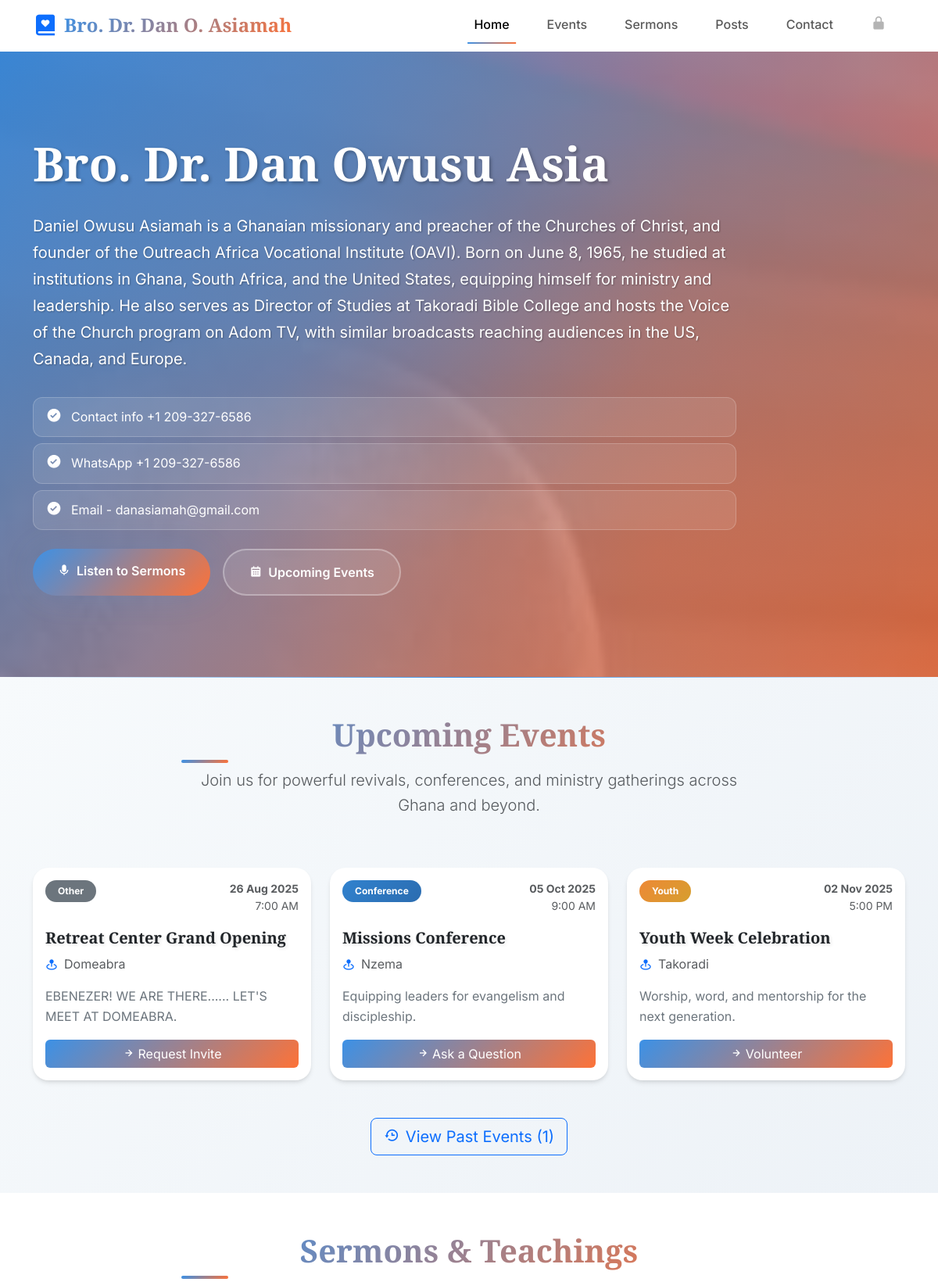
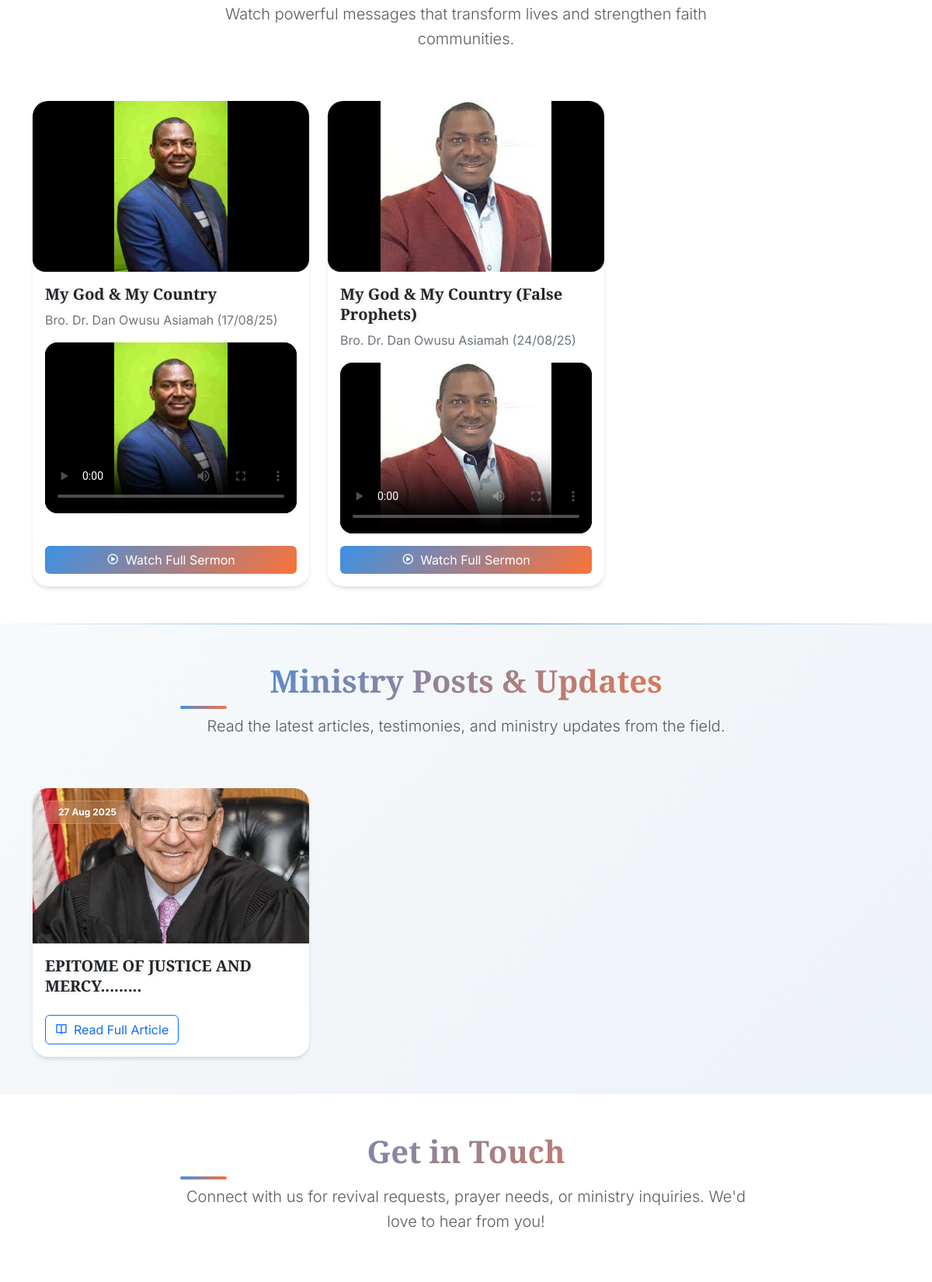
The page / (upper part) on the database its author committed (2 pictures, top to bottom).
### tables this page shows
CREATE TABLE `home_content` (
  `id` int(11) NOT NULL,
  `title` text NOT NULL,
  `description` text NOT NULL,
  `image_path` varchar(255) NOT NULL,
  `bullet_points` longtext NOT NULL CHECK (json_valid(`bullet_points`)),
  `button1_text` varchar(50) NOT NULL,
  `button1_link` varchar(255) NOT NULL,
  `button2_text` varchar(50) NOT NULL,
  `button2_link` varchar(255) NOT NULL,
  `updated_at` timestamp NOT NULL DEFAULT current_timestamp() ON UPDATE current_timestamp()
);

CREATE TABLE `events` (
  `id` int(11) NOT NULL,
  `title` varchar(255) NOT NULL,
  `description` text NOT NULL,
  `event_date` date NOT NULL,
  `event_time` time DEFAULT NULL,
  `location` varchar(255) NOT NULL,
  `event_type` enum('Revival','Conference','Youth','Teaching','Other') NOT NULL,
  `status` enum('Upcoming','Ongoing','Completed','Cancelled') DEFAULT 'Upcoming',
  `action_text` varchar(50) DEFAULT 'Request Invite',
  `action_link` varchar(255) DEFAULT '#contact',
  `created_at` timestamp NOT NULL DEFAULT current_timestamp(),
  `updated_at` timestamp NOT NULL DEFAULT current_timestamp() ON UPDATE current_timestamp()
);

CREATE TABLE `sermon_videos` (
  `id` int(11) NOT NULL,
  `title` varchar(255) NOT NULL,
  `description` text DEFAULT NULL,
  `short_video_file` varchar(255) DEFAULT NULL,
  `youtube_video_id` varchar(64) DEFAULT NULL,
  `full_video_url` varchar(255) DEFAULT NULL,
  `thumbnail_path` varchar(255) DEFAULT NULL,
  `display_order` int(11) DEFAULT 0,
  `created_at` timestamp NOT NULL DEFAULT current_timestamp()
);

CREATE TABLE `posts` (
  `id` int(11) NOT NULL,
  `title` varchar(255) NOT NULL,
  `slug` varchar(255) DEFAULT NULL,
  `excerpt` text DEFAULT NULL,
  `content` longtext DEFAULT NULL,
  `image_path` varchar(255) DEFAULT NULL,
  `status` enum('Draft','Published') DEFAULT 'Published',
  `created_at` timestamp NOT NULL DEFAULT current_timestamp(),
  `updated_at` timestamp NOT NULL DEFAULT current_timestamp() ON UPDATE current_timestamp(),
  `display_order` int(11) DEFAULT 999
);

### index.php (the view, shortened to what this page needs)
<?php
require_once 'includes/db.php';
$stmt = $pdo->prepare("SELECT * FROM home_content WHERE id = 1");
$stmt->execute();
$home_content = $stmt->fetch(PDO::FETCH_ASSOC);
$bullet_points = json_decode($home_content['bullet_points'], true);
?>
<!DOCTYPE html>
<html lang="en">
<head>
  <link href="https://cdn.jsdelivr.net/npm/bootstrap@5.3.3/dist/css/bootstrap.min.css" rel="stylesheet">
  <link href="https://unpkg.com/boxicons@2.1.4/css/boxicons.min.css" rel="stylesheet">
  <link href="https://unpkg.com/aos@2.3.1/dist/aos.css" rel="stylesheet">
</head>
<body>
  <nav class="navbar navbar-expand-lg sticky-top">
    <div class="container">
      <a class="navbar-brand d-flex align-items-center gap-2" href="#home">
        <i class="bx bxs-book-heart text-primary fs-2 floating"></i>
        <span class="text-gradient">Bro. Dr. Dan O. Asiamah</span>
      </a>
      <div id="nav" class="collapse navbar-collapse">
        <ul class="navbar-nav ms-auto">
          <li class="nav-item"><a class="nav-link" href="#home">Home</a></li>
          <li class="nav-item"><a class="nav-link" href="#events">Events</a></li>
          <li class="nav-item"><a class="nav-link" href="#sermons">Sermons</a></li>
          <li class="nav-item"><a class="nav-link" href="#posts">Posts</a></li>
          <li class="nav-item"><a class="nav-link" href="#contact">Contact</a></li>
          <li class="nav-item">
            <a class="nav-link admin-link px-2" href="admin/login.php" title="Admin" aria-label="Admin login">
              <i class="bx bxs-lock-alt" aria-hidden="true"></i>
            </a>
          </li>
        </ul>
      </div>
    </div>
  </nav>
  <header id="home" class="hero-hero" style="--hero-url: url('<?php echo htmlspecialchars($home_content['image_path']); ?>');">
    <div class="container">
      <div class="row">
        <div class="col-lg-10">
          <div class="hero-content">
            <h1 class="hero-title">
            </h1>
            <p class="hero-description">
              <?php echo htmlspecialchars($home_content['description']); ?>
            </p>
            <ul class="list-unstyled hero-badges mb-4">
              <?php foreach ($bullet_points as $point): ?>
                <li>
                  <i class="bx bxs-check-circle fs-5"></i>
                  <span><?php echo htmlspecialchars($point); ?></span>
                </li>
              <?php endforeach; ?>
            </ul>
            <div class="d-flex flex-wrap hero-buttons">
              <a href="<?php echo htmlspecialchars($home_content['button1_link']); ?>"
                 class="btn btn-cta btn-cta-primary pulse-glow">
                <i class="bx bxs-microphone me-2"></i><?php echo htmlspecialchars($home_content['button1_text']); ?>
              </a>
              <a href="<?php echo htmlspecialchars($home_content['button2_link']); ?>"
                 class="btn btn-cta btn-cta-outline">
                <i class="bx bxs-calendar me-2"></i><?php echo htmlspecialchars($home_content['button2_text']); ?>
              </a>
            </div>
          </div>
        </div>
      </div>
    </div>
  </header>
  <section id="events" class="py-5 section-muted">
    <div class="container">
      <div class="row mb-5">
        <div class="col-lg-8 mx-auto text-center" data-aos="fade-up">
          <h2 class="section-title text-gradient">Upcoming Events</h2>
          <p class="lead text-muted">Join us for powerful revivals, conferences, and ministry gatherings across Ghana and beyond.</p>
        </div>
      </div>
      <div class="row g-4">
        <?php
        require_once 'includes/db.php';
        $stmt = $pdo->prepare("SELECT * FROM events WHERE status IN ('Upcoming', 'Ongoing') ORDER BY event_date ASC, event_time ASC");
        $stmt->execute();
        $events = $stmt->fetchAll(PDO::FETCH_ASSOC);
        if (count($events) > 0) {
          $delay = 0;
          foreach ($events as $event) {
            $badge_class = match($event['event_type']) {
              'Revival' => 'badge-revival',
              'Conference' => 'badge-conference',
              'Youth' => 'badge-youth',
              default => 'bg-secondary'
            };
            $event_date = date('d M Y', strtotime($event['event_date']));
            $event_time = !empty($event['event_time']) ? date('g:i A', strtotime($event['event_time'])) : '';
            echo '<div class="col-md-6 col-lg-4" data-aos="fade-up" data-aos-delay="' . $delay . '">';
              echo '<div class="card h-100 loading">';
                echo '<div class="card-body d-flex flex-column">';
                  echo '<div class="d-flex justify-content-between align-items-start mb-3">';
                    echo '<span class="badge rounded-pill ' . $badge_class . ' px-3 py-2">' . htmlspecialchars($event['event_type']) . '</span>';
                    echo '<div class="text-end small text-muted">';
                      echo '<div class="fw-bold">' . $event_date . '</div>';
                      if (!empty($event_time)) echo '<div>' . $event_time . '</div>';
                    echo '</div>';
                  echo '</div>';
                  echo '<h5 class="card-title text-shadow">' . htmlspecialchars($event['title']) . '</h5>';
                  echo '<div class="d-flex align-items-center mb-3 text-muted">';
                    echo '<i class="bx bxs-map-pin text-primary me-2"></i>';
                    echo '<span>' . htmlspecialchars($event['location']) . '</span>';
                  echo '</div>';
                  echo '<p class="card-text text-secondary flex-grow-1">' . htmlspecialchars($event['description']) . '</p>';
                  if ($event['status'] == 'Completed') {
                    echo '<button class="btn btn-outline-secondary disabled">Event Completed</button>';
                  } else {
                    echo '<a class="btn btn-gradient" href="' . htmlspecialchars($event['action_link']) . '">';
                    echo '<i class="bx bx-right-arrow-alt me-1"></i>' . htmlspecialchars($event['action_text']);
                    echo '</a>';
                  }
                echo '</div>';
              echo '</div>';
            echo '</div>';
            $delay += 100;
          }
        }
        ?>
        <?php
        $stmt = $pdo->prepare("SELECT COUNT(*) as count FROM events WHERE status = 'Completed'");
        $stmt->execute();
        $past_events_count = $stmt->fetch(PDO::FETCH_ASSOC)['count'];
        if ($past_events_count > 0) {
          echo '<div class="col-12 text-center mt-5" data-aos="fade-up">';
            echo '<button class="btn btn-outline-primary btn-lg" type="button" data-bs-toggle="collapse" data-bs-target="#pastEvents">';
              echo '<i class="bx bx-history me-2"></i>View Past Events (' . intval($past_events_count) . ')';
            echo '</button>';
          echo '</div>';
        }
        ?>
      </div>
    </div>
  </section>
  <section id="sermons" class="py-5">
    <div class="container">
      <div class="row mb-5">
        <div class="col-lg-8 mx-auto text-center" data-aos="fade-up">
          <h2 class="section-title text-gradient">Sermons & Teachings</h2>
          <p class="lead text-muted">Watch powerful messages that transform lives and strengthen faith communities.</p>
        </div>
      </div>
      <div class="row g-4">
        <?php
        require_once 'includes/db.php';
        $stmt = $pdo->prepare('SELECT * FROM sermon_videos ORDER BY display_order, created_at DESC LIMIT 9');
        $stmt->execute();
        $video_sermons = $stmt->fetchAll(PDO::FETCH_ASSOC);
        if (count($video_sermons) > 0) {
          $delay = 0;
          foreach ($video_sermons as $video) {
            echo '<div class="col-md-6 col-lg-4" data-aos="fade-up" data-aos-delay="' . $delay . '">';
              echo '<div class="card h-100 loading">';
                echo '<div class="sermon-media-fixed">';
                  if (!empty($video['thumbnail_path'])) {
                    echo '<img src="' . htmlspecialchars($video['thumbnail_path']) . '" alt="' . htmlspecialchars($video['title']) . '">';
                  }
                echo '</div>';
                echo '<div class="card-body d-flex flex-column">';
                  echo '<h5 class="card-title text-shadow">' . htmlspecialchars($video['title']) . '</h5>';
                  if (!empty($video['description'])) {
                    echo '<p class="card-text text-secondary mb-3">' . htmlspecialchars($video['description']) . '</p>';
                  }
                  if (!empty($video['short_video_file'])) {
                    $poster = !empty($video['thumbnail_path']) ? ' poster="' . htmlspecialchars($video['thumbnail_path']) . '"' : '';
                    echo '<div class="sermon-media-fixed mb-3">';
                      echo '<video controls preload="metadata" class="rounded"' . $poster . '>';
                        echo '<source src="' . htmlspecialchars($video['short_video_file']) . '" type="video/mp4">';
                      echo '</video>';
                    echo '</div>';
                  } else if (!empty($video['youtube_video_id'])) {
                    echo '<div class="sermon-media-fixed mb-3">';
                      echo '<iframe src="https://www.youtube.com/embed/' . htmlspecialchars($video['youtube_video_id']) . '" title="' . htmlspecialchars($video['title']) . '" allowfullscreen loading="lazy"></iframe>';
                    echo '</div>';
                  }
                  echo '<div class="mt-auto">';
                    if (!empty($video['full_video_url'])) {
                      echo '<a class="btn btn-gradient w-100" target="_blank" rel="noopener" href="' . htmlspecialchars($video['full_video_url']) . '">';
                        echo '<i class="bx bx-play-circle me-2"></i>Watch Full Sermon';
                      echo '</a>';
                    }
                  echo '</div>';
                echo '</div>';
              echo '</div>';
            echo '</div>';
            $delay += 150;
          }
        }
        ?>
      </div>
    </div>
  </section>
  <section id="posts" class="py-5 section-muted">
    <div class="container">
      <div class="row mb-5">
        <div class="col-lg-8 mx-auto text-center" data-aos="fade-up">
          <h2 class="section-title text-gradient">Ministry Posts & Updates</h2>
          <p class="lead text-muted">Read the latest articles, testimonies, and ministry updates from the field.</p>
        </div>
      </div>
      <div class="row g-4">
        <?php
        $stmt = $pdo->prepare("SELECT id, title, excerpt, image_path, slug, created_at FROM posts WHERE status='Published' ORDER BY display_order, created_at DESC LIMIT 9");
        $stmt->execute();
        $posts = $stmt->fetchAll(PDO::FETCH_ASSOC);
        if (count($posts) > 0) {
          $delay = 0;
          foreach ($posts as $p) {
            $date = date('d M Y', strtotime($p['created_at']));
            $link = !empty($p['slug']) ? 'post.php?slug='.urlencode($p['slug']) : 'post.php?id='.$p['id'];
            echo '<div class="col-md-6 col-lg-4" data-aos="fade-up" data-aos-delay="' . $delay . '">';
              echo '<article class="card h-100 loading">';
                if (!empty($p['image_path'])) {
                  echo '<div class="position-relative overflow-hidden">';
                    echo '<img class="card-img-top" style="height: 200px; object-fit: cover;" src="'.htmlspecialchars($p['image_path']).'" alt="'.htmlspecialchars($p['title']).'">';
                    echo '<div class="position-absolute top-0 start-0 m-3">';
                      echo '<span class="badge glass text-white px-3 py-2">' . $date . '</span>';
                    echo '</div>';
                  echo '</div>';
                }
                echo '<div class="card-body d-flex flex-column">';
                  echo '<h5 class="card-title text-shadow">' . htmlspecialchars($p['title']) . '</h5>';
                  echo '<div class="mt-auto pt-3">';
                    echo '<a class="btn btn-outline-primary" href="'.htmlspecialchars($link).'">';
                      echo '<i class="bx bx-book-open me-2"></i>Read Full Article';
                    echo '</a>';
                  echo '</div>';
                echo '</div>';
              echo '</article>';
            echo '</div>';
            $delay += 100;
          }
        }
        ?>
      </div>
    </div>
  </section>
  <section id="contact" class="py-5">
    <div class="container">
      <div class="row mb-5">
        <div class="col-lg-8 mx-auto text-center" data-aos="fade-up">
          <h2 class="section-title text-gradient">Get in Touch</h2>
          <p class="lead text-muted">Connect with us for revival requests, prayer needs, or ministry inquiries. We'd love to hear from you!</p>
        </div>
      </div>
    </div>
  </section>
</body>
</html>

### rows shown on the page
home_content: image_path (picture), description "Daniel Owusu Asiamah is a Ghanaian missionary and preacher of the Churches of Christ, and founder of the Outreach Africa Vocational Institute (OAVI). Born on June 8, 1965, he studied at institutions in Ghana, South Africa, and the United States, equipping himself for ministry and leadership. He also serves as Director of Studies at Takoradi Bible College and hosts the Voice of the Church program on Adom TV, with similar broadcasts reaching audiences in the US, Canada, and Europe.", bullet_points "Contact info +1 209-327-6586", bullet_points "WhatsApp +1 209-327-6586", bullet_points "Email - danasiamah@gmail.com", button1_text "Listen to Sermons", button2_text "Upcoming Events"
events: event_type "Other", event_date "26 Aug 2025", event_time "7:00 AM", title "Retreat Center Grand Opening", location "Domeabra", description "EBENEZER! WE ARE THERE...... LET'S MEET AT DOMEABRA.", action_text "Request Invite"
events: event_type "Conference", event_date "05 Oct 2025", event_time "9:00 AM", title "Missions Conference", location "Nzema", description "Equipping leaders for evangelism and discipleship.", action_text "Ask a Question"
events: event_type "Youth", event_date "02 Nov 2025", event_time "5:00 PM", title "Youth Week Celebration", location "Takoradi", description "Worship, word, and mentorship for the next generation.", action_text "Volunteer"
sermon_videos: thumbnail_path (picture), title "My God & My Country", description "Bro. Dr. Dan Owusu Asiamah (17/08/25)"
sermon_videos: thumbnail_path (picture), title "My God & My Country (False Prophets)", description "Bro. Dr. Dan Owusu Asiamah (24/08/25)"
posts: image_path (picture), created_at "27 Aug 2025", title "EPITOME OF JUSTICE AND MERCY........."

### other values the page prints
$past_events_count "1"
